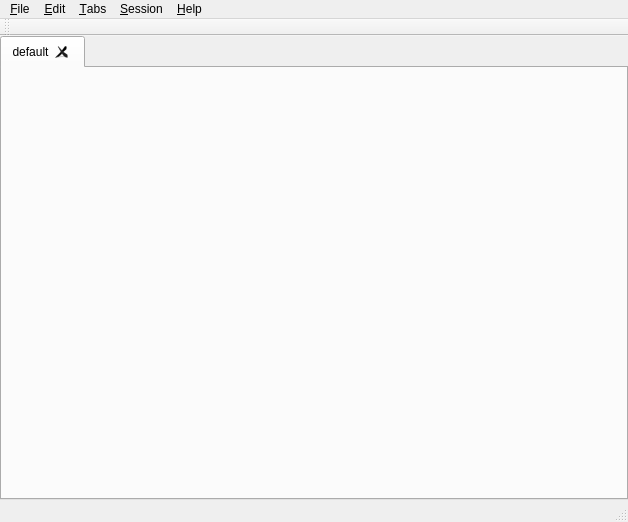
<?xml version="1.0" encoding="UTF-8"?>
<ui version="4.0">
 <class>NetcatGUI</class>
 <widget class="QMainWindow" name="NetcatGUI">
  <property name="geometry">
   <rect>
    <x>0</x>
    <y>0</y>
    <width>628</width>
    <height>522</height>
   </rect>
  </property>
  <property name="windowTitle">
   <string>NetcatGUI</string>
  </property>
  <property name="windowIcon">
   <iconset resource="../resources/resources.qrc">
    <normaloff>:/toolbar/icons/connect.png</normaloff>:/toolbar/icons/connect.png</iconset>
  </property>
  <widget class="QWidget" name="centralWidget">
   <layout class="QVBoxLayout" name="verticalLayout">
    <property name="spacing">
     <number>0</number>
    </property>
    <property name="leftMargin">
     <number>0</number>
    </property>
    <property name="topMargin">
     <number>0</number>
    </property>
    <property name="rightMargin">
     <number>0</number>
    </property>
    <property name="bottomMargin">
     <number>0</number>
    </property>
    <item>
     <widget class="QTabWidget" name="tabWidget">
      <property name="tabPosition">
       <enum>QTabWidget::North</enum>
      </property>
      <property name="documentMode">
       <bool>false</bool>
      </property>
      <property name="tabsClosable">
       <bool>true</bool>
      </property>
      <property name="movable">
       <bool>true</bool>
      </property>
      <widget class="QWidget" name="defaultTab">
       <attribute name="title">
        <string>default</string>
       </attribute>
      </widget>
     </widget>
    </item>
   </layout>
  </widget>
  <widget class="QMenuBar" name="menuBar">
   <property name="geometry">
    <rect>
     <x>0</x>
     <y>0</y>
     <width>628</width>
     <height>21</height>
    </rect>
   </property>
   <widget class="QMenu" name="menuFile">
    <property name="title">
     <string>&amp;File</string>
    </property>
    <addaction name="actionSave_Log"/>
    <addaction name="actionExit"/>
   </widget>
   <widget class="QMenu" name="menuHelp">
    <property name="title">
     <string>&amp;Help</string>
    </property>
    <addaction name="actionAbout"/>
   </widget>
   <widget class="QMenu" name="menuEdit">
    <property name="title">
     <string>&amp;Edit</string>
    </property>
    <addaction name="actionCopy"/>
    <addaction name="actionPaste"/>
    <addaction name="actionSelect_all"/>
   </widget>
   <widget class="QMenu" name="menuTabs">
    <property name="title">
     <string>&amp;Tabs</string>
    </property>
    <addaction name="actionNew_Connect_Tab"/>
    <addaction name="actionNew_Listen_Tab"/>
    <addaction name="actionClose_Tab"/>
    <addaction name="actionClose_All_Tabs"/>
   </widget>
   <widget class="QMenu" name="menuSession">
    <property name="title">
     <string>&amp;Session</string>
    </property>
    <widget class="QMenu" name="menuEncoding">
     <property name="title">
      <string>Encoding</string>
     </property>
     <addaction name="actionEncodingLatin1"/>
     <addaction name="actionEncodingUTF8"/>
     <addaction name="actionEncodingSystem"/>
    </widget>
    <addaction name="actionConnect"/>
    <addaction name="actionDisconnect"/>
    <addaction name="actionSend"/>
    <addaction name="separator"/>
    <addaction name="actionEnd_Messages_with_new_line"/>
    <addaction name="menuEncoding"/>
   </widget>
   <addaction name="menuFile"/>
   <addaction name="menuEdit"/>
   <addaction name="menuTabs"/>
   <addaction name="menuSession"/>
   <addaction name="menuHelp"/>
  </widget>
  <widget class="QToolBar" name="mainToolBar">
   <property name="iconSize">
    <size>
     <width>16</width>
     <height>16</height>
    </size>
   </property>
   <property name="toolButtonStyle">
    <enum>Qt::ToolButtonTextBesideIcon</enum>
   </property>
   <attribute name="toolBarArea">
    <enum>TopToolBarArea</enum>
   </attribute>
   <attribute name="toolBarBreak">
    <bool>false</bool>
   </attribute>
  </widget>
  <widget class="QStatusBar" name="statusBar"/>
  <action name="actionSave_Log">
   <property name="icon">
    <iconset resource="../resources/resources.qrc">
     <normaloff>:/toolbar/icons/save.png</normaloff>:/toolbar/icons/save.png</iconset>
   </property>
   <property name="text">
    <string>&amp;Save Log</string>
   </property>
   <property name="shortcut">
    <string>Ctrl+S</string>
   </property>
   <property name="shortcutContext">
    <enum>Qt::WindowShortcut</enum>
   </property>
   <property name="menuRole">
    <enum>QAction::TextHeuristicRole</enum>
   </property>
  </action>
  <action name="actionNew_Connection">
   <property name="text">
    <string>New Connection</string>
   </property>
  </action>
  <action name="actionClose_Connection">
   <property name="text">
    <string>Close Connection</string>
   </property>
  </action>
  <action name="actionAbout">
   <property name="text">
    <string>&amp;About</string>
   </property>
  </action>
  <action name="actionCopy">
   <property name="text">
    <string>&amp;Copy</string>
   </property>
   <property name="shortcut">
    <string>Ctrl+C</string>
   </property>
  </action>
  <action name="actionPaste">
   <property name="text">
    <string>&amp;Paste</string>
   </property>
   <property name="shortcut">
    <string>Ctrl+V</string>
   </property>
  </action>
  <action name="actionSelect_all">
   <property name="text">
    <string>Select &amp;All</string>
   </property>
   <property name="shortcut">
    <string>Ctrl+A</string>
   </property>
  </action>
  <action name="actionNew_Listen">
   <property name="text">
    <string>New Listen</string>
   </property>
  </action>
  <action name="actionTest">
   <property name="text">
    <string>test</string>
   </property>
  </action>
  <action name="actionNew_Connection_2">
   <property name="text">
    <string>New Connect</string>
   </property>
  </action>
  <action name="actionNew_Listen_2">
   <property name="text">
    <string>New Listen</string>
   </property>
  </action>
  <action name="actionClose_Connection_2">
   <property name="text">
    <string>Close Connection</string>
   </property>
  </action>
  <action name="actionNew_Listen_Tab">
   <property name="icon">
    <iconset resource="../resources/resources.qrc">
     <normaloff>:/toolbar/icons/listen.png</normaloff>:/toolbar/icons/listen.png</iconset>
   </property>
   <property name="text">
    <string>New &amp;Listen Tab</string>
   </property>
   <property name="shortcut">
    <string>Ctrl+L</string>
   </property>
   <property name="iconVisibleInMenu">
    <bool>true</bool>
   </property>
  </action>
  <action name="actionClose_Tab">
   <property name="text">
    <string>&amp;Close Tab</string>
   </property>
   <property name="shortcut">
    <string>Ctrl+W</string>
   </property>
  </action>
  <action name="actionClose_All_Tabs">
   <property name="text">
    <string>Close &amp;All Tabs</string>
   </property>
   <property name="shortcut">
    <string>Ctrl+Shift+W</string>
   </property>
  </action>
  <action name="actionExit">
   <property name="text">
    <string>E&amp;xit</string>
   </property>
   <property name="shortcut">
    <string>Ctrl+Q</string>
   </property>
  </action>
  <action name="actionNew_Connect_Tab">
   <property name="icon">
    <iconset resource="../resources/resources.qrc">
     <normaloff>:/toolbar/icons/connect.png</normaloff>:/toolbar/icons/connect.png</iconset>
   </property>
   <property name="text">
    <string>New Connec&amp;t Tab</string>
   </property>
   <property name="shortcut">
    <string>Ctrl+T</string>
   </property>
  </action>
  <action name="actionConnect">
   <property name="text">
    <string>C&amp;onnect</string>
   </property>
   <property name="shortcut">
    <string>Ctrl+O</string>
   </property>
  </action>
  <action name="actionDisconnect">
   <property name="text">
    <string>&amp;Disconnect</string>
   </property>
   <property name="shortcut">
    <string>Ctrl+D</string>
   </property>
  </action>
  <action name="actionSend">
   <property name="text">
    <string>Send &amp;Message</string>
   </property>
   <property name="shortcut">
    <string>Ctrl+M</string>
   </property>
  </action>
  <action name="actionEnd_Messages_with_new_line">
   <property name="checkable">
    <bool>true</bool>
   </property>
   <property name="text">
    <string>&amp;End Messages with CRLF</string>
   </property>
  </action>
  <action name="actionEncodingLatin1">
   <property name="checkable">
    <bool>true</bool>
   </property>
   <property name="text">
    <string>Latin-1 (ISO 8859-1)</string>
   </property>
  </action>
  <action name="actionEncodingUTF8">
   <property name="checkable">
    <bool>true</bool>
   </property>
   <property name="text">
    <string>UTF-8</string>
   </property>
  </action>
  <action name="actionEncodingSystem">
   <property name="checkable">
    <bool>true</bool>
   </property>
   <property name="text">
    <string>System</string>
   </property>
  </action>
 </widget>
 <layoutdefault spacing="6" margin="11"/>
 <resources>
  <include location="../resources/resources.qrc"/>
 </resources>
 <connections/>
</ui>
